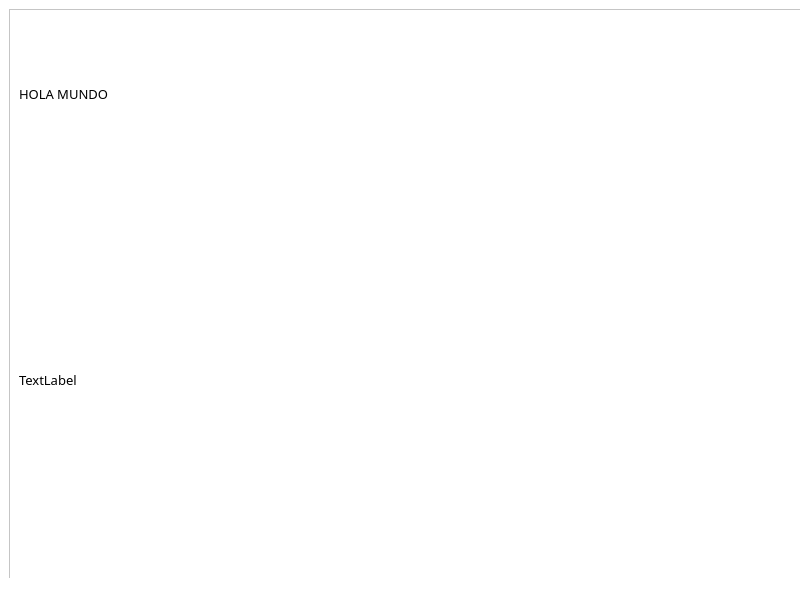
<?xml version="1.0" encoding="UTF-8"?>
<ui version="4.0">
 <class>diffWindow</class>
 <widget class="QMainWindow" name="diffWindow">
  <property name="geometry">
   <rect>
    <x>0</x>
    <y>0</y>
    <width>800</width>
    <height>600</height>
   </rect>
  </property>
  <property name="sizePolicy">
   <sizepolicy hsizetype="Maximum" vsizetype="Maximum">
    <horstretch>0</horstretch>
    <verstretch>0</verstretch>
   </sizepolicy>
  </property>
  <property name="minimumSize">
   <size>
    <width>800</width>
    <height>600</height>
   </size>
  </property>
  <property name="maximumSize">
   <size>
    <width>800</width>
    <height>646</height>
   </size>
  </property>
  <property name="cursor">
   <cursorShape>PointingHandCursor</cursorShape>
  </property>
  <property name="windowTitle">
   <string>Differences between hashes</string>
  </property>
  <property name="windowIcon">
   <iconset>
    <normaloff>../img/Logo.png</normaloff>../img/Logo.png</iconset>
  </property>
  <property name="styleSheet">
   <string notr="true">background-color: rgb(255, 255, 255);</string>
  </property>
  <widget class="QWidget" name="centralwidget">
   <property name="minimumSize">
    <size>
     <width>800</width>
     <height>600</height>
    </size>
   </property>
   <property name="maximumSize">
    <size>
     <width>800</width>
     <height>600</height>
    </size>
   </property>
   <layout class="QGridLayout" name="gridLayout">
    <item row="0" column="0">
     <widget class="QScrollArea" name="scrollArea">
      <property name="minimumSize">
       <size>
        <width>800</width>
        <height>600</height>
       </size>
      </property>
      <property name="maximumSize">
       <size>
        <width>800</width>
        <height>600</height>
       </size>
      </property>
      <property name="cursor" stdset="0">
       <cursorShape>PointingHandCursor</cursorShape>
      </property>
      <property name="styleSheet">
       <string notr="true">background-color: rgb(255, 255, 255);</string>
      </property>
      <property name="widgetResizable">
       <bool>true</bool>
      </property>
      <property name="alignment">
       <set>Qt::AlignLeading|Qt::AlignLeft|Qt::AlignTop</set>
      </property>
      <widget class="QWidget" name="scrollAreaWidgetContents">
       <property name="geometry">
        <rect>
         <x>0</x>
         <y>0</y>
         <width>918</width>
         <height>584</height>
        </rect>
       </property>
       <layout class="QVBoxLayout" name="verticalLayout">
        <item>
         <widget class="QLabel" name="diff_label">
          <property name="minimumSize">
           <size>
            <width>900</width>
            <height>150</height>
           </size>
          </property>
          <property name="maximumSize">
           <size>
            <width>900</width>
            <height>150</height>
           </size>
          </property>
          <property name="font">
           <font>
            <family>Ubuntu Mono</family>
            <pointsize>10</pointsize>
           </font>
          </property>
          <property name="text">
           <string>HOLA MUNDO</string>
          </property>
         </widget>
        </item>
        <item>
         <widget class="QLabel" name="diff_intro_label">
          <property name="font">
           <font>
            <family>Ubuntu Mono</family>
            <pointsize>10</pointsize>
           </font>
          </property>
          <property name="text">
           <string>TextLabel</string>
          </property>
          <property name="textInteractionFlags">
           <set>Qt::LinksAccessibleByMouse|Qt::TextSelectableByMouse</set>
          </property>
         </widget>
        </item>
       </layout>
      </widget>
     </widget>
    </item>
   </layout>
  </widget>
  <widget class="QMenuBar" name="menubar">
   <property name="geometry">
    <rect>
     <x>0</x>
     <y>0</y>
     <width>800</width>
     <height>23</height>
    </rect>
   </property>
  </widget>
  <widget class="QStatusBar" name="statusbar"/>
 </widget>
 <resources/>
 <connections/>
</ui>
